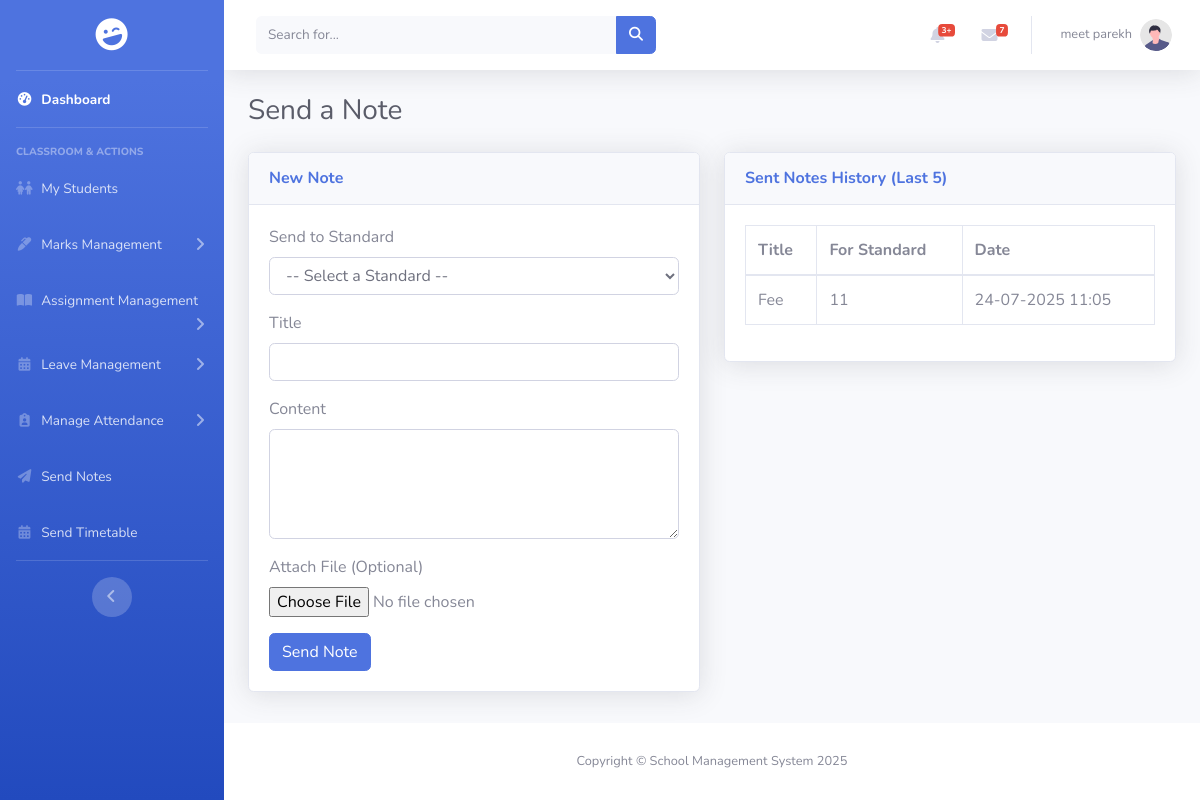
The page /pages/teacher/send_notes.php (signed in) on the database as committed earlier.
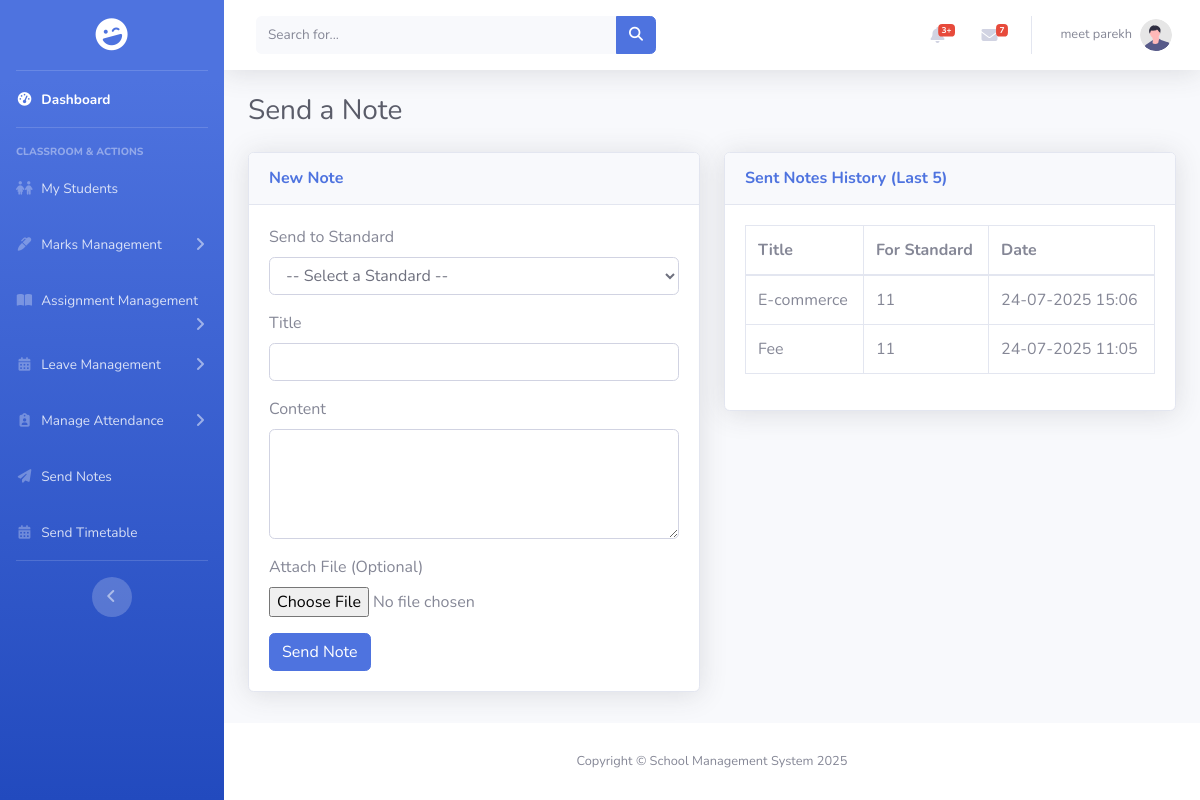
The same page on the database as committed later.
### tables this page shows
CREATE TABLE `notes` (
  `id` int(11) NOT NULL,
  `user_id` int(11) NOT NULL,
  `school_id` int(11) DEFAULT NULL,
  `target_standard` varchar(50) DEFAULT NULL,
  `title` varchar(255) NOT NULL,
  `content` text NOT NULL,
  `file_path` varchar(255) DEFAULT NULL,
  `original_filename` varchar(255) DEFAULT NULL,
  `created_at` timestamp NOT NULL DEFAULT current_timestamp()
);

### encryption.php (called while the page is built, shortened)
<?php
function decrypt_id($encrypted) {
    return openssl_decrypt($encrypted, ENCRYPTION_METHOD, ENCRYPTION_KEY, 0, ENCRYPTION_IV);
}
?>

### pages/teacher/send_notes.php (the view, shortened to what the changed rows need)
<?php
include_once "../../encryption.php";
include_once "../../includes/connect.php";
$userId = null;
if (isset($_COOKIE['encrypted_user_id'])) {
    $userId = decrypt_id($_COOKIE['encrypted_user_id']);
}
$notesHistory = [];
$stmt_history = $conn->prepare("SELECT title, target_standard, created_at FROM notes WHERE user_id = ? ORDER BY created_at DESC LIMIT 5");
$stmt_history->bind_param("i", $userId);
$stmt_history->execute();
$result_history = $stmt_history->get_result();
while ($row_history = $result_history->fetch_assoc()) {
    $notesHistory[] = $row_history;
}
?>
<!DOCTYPE html>
<html lang="en">
<head>
    <link rel="stylesheet" href="https://cdnjs.cloudflare.com/ajax/libs/font-awesome/6.5.2/css/all.min.css" />
    <link rel="stylesheet" href="https://cdn.jsdelivr.net/npm/bootstrap@4.6.2/dist/css/bootstrap.min.css">
    <link href="../../assets/css/sb-admin-2.min.css" rel="stylesheet">
</head>
<body id="page-top">
    <div id="wrapper">
        <div id="content-wrapper" class="d-flex flex-column">
            <div id="content">
                <div class="container-fluid">
                    <h1 class="h3 mb-4 text-gray-800">Send a Note</h1>
                    <div class="row">
                        <div class="col-lg-6">
                            <div class="card shadow mb-4">
                                <div class="card-body">
                                    <div class="table-responsive">
                                        <table class="table table-bordered" width="100%" cellspacing="0">
                                            <thead>
                                                <tr>
                                                    <th>Title</th>
                                                    <th>For Standard</th>
                                                    <th>Date</th>
                                                </tr>
                                            </thead>
                                            <tbody>
                                                <?php foreach ($notesHistory as $note): ?>
                                                    <tr>
                                                        <td><?php echo htmlspecialchars($note['title']); ?></td>
                                                        <td><?php echo htmlspecialchars($note['target_standard']); ?></td>
                                                        <td><?php echo date('d-m-Y H:i', strtotime($note['created_at'])); ?></td>
                                                    </tr>
                                                <?php endforeach; ?>
                                            </tbody>
                                        </table>
                                    </div>
                                </div>
                            </div>
                        </div>
                    </div>
                </div>
            </div>
        </div>
    </div>
</body>
</html>

Rows that differ between the two databases and show on the page:
added notes: title "E-commerce", target_standard "11", created_at "24-07-2025 15:06"
